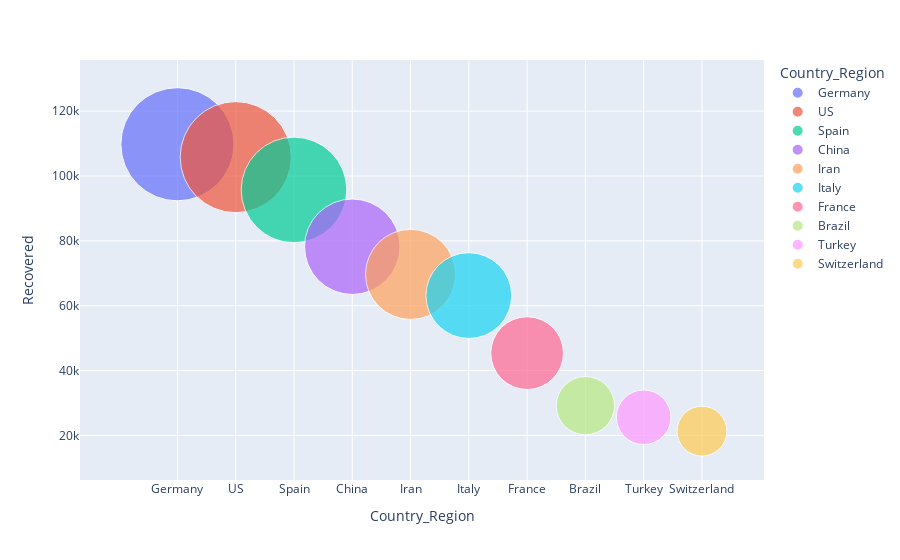

Notebook code cell kept with this figure:
### Code cell
fig1.show()

### Figure 1 — Plotly figure (JSON) as saved in the notebook; plotly's stock layout.template omitted (floating-point values rounded to 4 significant figures)
{"data": [{"hovertemplate": "<b>%{hovertext}</b><br><br>Country_Region=%{x}<br>Recovered=%{marker.size}<extra></extra>", "hovertext": ["Germany"], "legendgroup": "Germany", "marker": {"color": "#636efa", "size": [109800], "sizemode": "area", "sizeref": 17.16, "symbol": "circle"}, "mode": "markers", "name": "Germany", "showlegend": true, "type": "scatter", "x": ["Germany"], "xaxis": "x", "y": [109800], "yaxis": "y"}, {"hovertemplate": "<b>%{hovertext}</b><br><br>Country_Region=%{x}<br>Recovered=%{marker.size}<extra></extra>", "hovertext": ["US"], "legendgroup": "US", "marker": {"color": "#EF553B", "size": [105818], "sizemode": "area", "sizeref": 17.16, "symbol": "circle"}, "mode": "markers", "name": "US", "showlegend": true, "type": "scatter", "x": ["US"], "xaxis": "x", "y": [105818], "yaxis": "y"}, {"hovertemplate": "<b>%{hovertext}</b><br><br>Country_Region=%{x}<br>Recovered=%{marker.size}<extra></extra>", "hovertext": ["Spain"], "legendgroup": "Spain", "marker": {"color": "#00cc96", "size": [95708], "sizemode": "area", "sizeref": 17.16, "symbol": "circle"}, "mode": "markers", "name": "Spain", "showlegend": true, "type": "scatter", "x": ["Spain"], "xaxis": "x", "y": [95708], "yaxis": "y"}, {"hovertemplate": "<b>%{hovertext}</b><br><br>Country_Region=%{x}<br>Recovered=%{marker.size}<extra></extra>", "hovertext": ["China"], "legendgroup": "China", "marker": {"color": "#ab63fa", "size": [78185], "sizemode": "area", "sizeref": 17.16, "symbol": "circle"}, "mode": "markers", "name": "China", "showlegend": true, "type": "scatter", "x": ["China"], "xaxis": "x", "y": [78185], "yaxis": "y"}, {"hovertemplate": "<b>%{hovertext}</b><br><br>Country_Region=%{x}<br>Recovered=%{marker.size}<extra></extra>", "hovertext": ["Iran"], "legendgroup": "Iran", "marker": {"color": "#FFA15A", "size": [69657], "sizemode": "area", "sizeref": 17.16, "symbol": "circle"}, "mode": "markers", "name": "Iran", "showlegend": true, "type": "scatter", "x": ["Iran"], "xaxis": "x", "y": [69657], "yaxis": "y"}, {"hovertemplate": "<b>%{hovertext}</b><br><br>Country_Region=%{x}<br>Recovered=%{marker.size}<extra></extra>", "hovertext": ["Italy"], "legendgroup": "Italy", "marker": {"color": "#19d3f3", "size": [63120], "sizemode": "area", "sizeref": 17.16, "symbol": "circle"}, "mode": "markers", "name": "Italy", "showlegend": true, "type": "scatter", "x": ["Italy"], "xaxis": "x", "y": [63120], "yaxis": "y"}, {"hovertemplate": "<b>%{hovertext}</b><br><br>Country_Region=%{x}<br>Recovered=%{marker.size}<extra></extra>", "hovertext": ["France"], "legendgroup": "France", "marker": {"color": "#FF6692", "size": [45372], "sizemode": "area", "sizeref": 17.16, "symbol": "circle"}, "mode": "markers", "name": "France", "showlegend": true, "type": "scatter", "x": ["France"], "xaxis": "x", "y": [45372], "yaxis": "y"}, {"hovertemplate": "<b>%{hovertext}</b><br><br>Country_Region=%{x}<br>Recovered=%{marker.size}<extra></extra>", "hovertext": ["Brazil"], "legendgroup": "Brazil", "marker": {"color": "#B6E880", "size": [29160], "sizemode": "area", "sizeref": 17.16, "symbol": "circle"}, "mode": "markers", "name": "Brazil", "showlegend": true, "type": "scatter", "x": ["Brazil"], "xaxis": "x", "y": [29160], "yaxis": "y"}, {"hovertemplate": "<b>%{hovertext}</b><br><br>Country_Region=%{x}<br>Recovered=%{marker.size}<extra></extra>", "hovertext": ["Turkey"], "legendgroup": "Turkey", "marker": {"color": "#FF97FF", "size": [25582], "sizemode": "area", "sizeref": 17.16, "symbol": "circle"}, "mode": "markers", "name": "Turkey", "showlegend": true, "type": "scatter", "x": ["Turkey"], "xaxis": "x", "y": [25582], "yaxis": "y"}, {"hovertemplate": "<b>%{hovertext}</b><br><br>Country_Region=%{x}<br>Recovered=%{marker.size}<extra></extra>", "hovertext": ["Switzerland"], "legendgroup": "Switzerland", "marker": {"color": "#FECB52", "size": [21300], "sizemode": "area", "sizeref": 17.16, "symbol": "circle"}, "mode": "markers", "name": "Switzerland", "showlegend": true, "type": "scatter", "x": ["Switzerland"], "xaxis": "x", "y": [21300], "yaxis": "y"}], "layout": {"legend": {"itemsizing": "constant", "title": {"text": "Country_Region"}, "tracegroupgap": 0}, "margin": {"t": 60}, "xaxis": {"anchor": "y", "categoryarray": ["Germany", "US", "Spain", "China", "Iran", "Italy", "France", "Brazil", "Turkey", "Switzerland"], "categoryorder": "array", "domain": [0, 1], "title": {"text": "Country_Region"}}, "yaxis": {"anchor": "x", "domain": [0, 1], "title": {"text": "Recovered"}}}}
